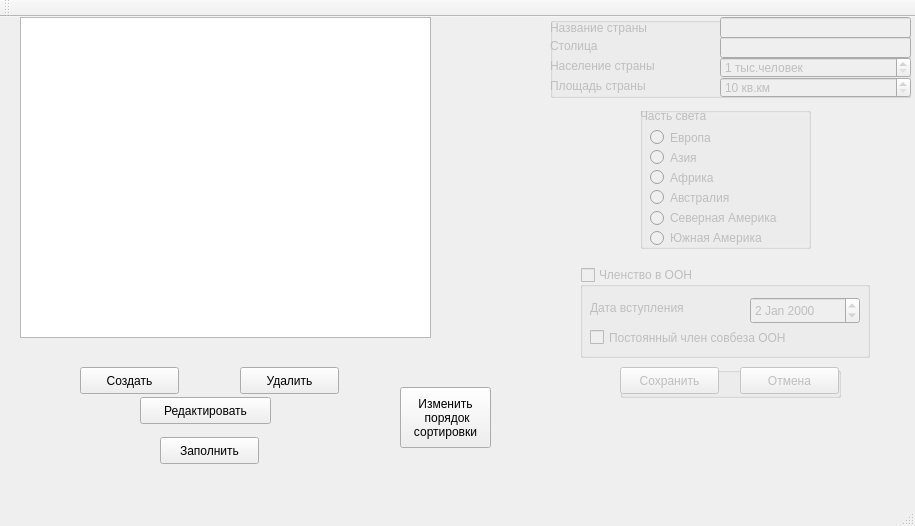
<?xml version="1.0" encoding="UTF-8"?>
<ui version="4.0">
 <class>lab2_Timofeev</class>
 <widget class="QMainWindow" name="lab2_Timofeev">
  <property name="windowModality">
   <enum>Qt::NonModal</enum>
  </property>
  <property name="geometry">
   <rect>
    <x>0</x>
    <y>0</y>
    <width>915</width>
    <height>526</height>
   </rect>
  </property>
  <property name="sizePolicy">
   <sizepolicy hsizetype="Preferred" vsizetype="Preferred">
    <horstretch>0</horstretch>
    <verstretch>0</verstretch>
   </sizepolicy>
  </property>
  <property name="cursor">
   <cursorShape>ArrowCursor</cursorShape>
  </property>
  <property name="mouseTracking">
   <bool>false</bool>
  </property>
  <property name="focusPolicy">
   <enum>Qt::NoFocus</enum>
  </property>
  <property name="windowTitle">
   <string>lab2_Timofeev</string>
  </property>
  <property name="autoFillBackground">
   <bool>false</bool>
  </property>
  <widget class="QWidget" name="centralWidget">
   <widget class="QGroupBox" name="grpbox_UN">
    <property name="enabled">
     <bool>false</bool>
    </property>
    <property name="geometry">
     <rect>
      <x>580</x>
      <y>250</y>
      <width>290</width>
      <height>91</height>
     </rect>
    </property>
    <property name="autoFillBackground">
     <bool>true</bool>
    </property>
    <property name="title">
     <string>Членство в ООН</string>
    </property>
    <property name="flat">
     <bool>true</bool>
    </property>
    <property name="checkable">
     <bool>true</bool>
    </property>
    <property name="checked">
     <bool>false</bool>
    </property>
    <widget class="QLabel" name="lbl_date_UN">
     <property name="geometry">
      <rect>
       <x>10</x>
       <y>30</y>
       <width>121</width>
       <height>21</height>
      </rect>
     </property>
     <property name="text">
      <string>Дата вступления</string>
     </property>
    </widget>
    <widget class="QDateEdit" name="dtMembership">
     <property name="geometry">
      <rect>
       <x>170</x>
       <y>30</y>
       <width>110</width>
       <height>27</height>
      </rect>
     </property>
     <property name="dateTime">
      <datetime>
       <hour>0</hour>
       <minute>0</minute>
       <second>0</second>
       <year>2000</year>
       <month>1</month>
       <day>2</day>
      </datetime>
     </property>
     <property name="calendarPopup">
      <bool>false</bool>
     </property>
     <property name="timeSpec">
      <enum>Qt::LocalTime</enum>
     </property>
    </widget>
    <widget class="QCheckBox" name="checkIsConst">
     <property name="geometry">
      <rect>
       <x>10</x>
       <y>60</y>
       <width>261</width>
       <height>21</height>
      </rect>
     </property>
     <property name="text">
      <string>Постоянный член совбеза ООН</string>
     </property>
    </widget>
   </widget>
   <widget class="QGroupBox" name="grpbox_names">
    <property name="enabled">
     <bool>false</bool>
    </property>
    <property name="geometry">
     <rect>
      <x>550</x>
      <y>0</y>
      <width>361</width>
      <height>81</height>
     </rect>
    </property>
    <property name="autoFillBackground">
     <bool>false</bool>
    </property>
    <property name="title">
     <string/>
    </property>
    <widget class="QLabel" name="lblArea">
     <property name="geometry">
      <rect>
       <x>0</x>
       <y>60</y>
       <width>121</width>
       <height>17</height>
      </rect>
     </property>
     <property name="text">
      <string>Площадь страны</string>
     </property>
    </widget>
    <widget class="QLabel" name="lblCapital">
     <property name="geometry">
      <rect>
       <x>0</x>
       <y>20</y>
       <width>67</width>
       <height>17</height>
      </rect>
     </property>
     <property name="text">
      <string>Столица</string>
     </property>
    </widget>
    <widget class="QLineEdit" name="txtCapital">
     <property name="geometry">
      <rect>
       <x>170</x>
       <y>20</y>
       <width>191</width>
       <height>21</height>
      </rect>
     </property>
    </widget>
    <widget class="QLabel" name="lblPopulation">
     <property name="geometry">
      <rect>
       <x>0</x>
       <y>40</y>
       <width>131</width>
       <height>17</height>
      </rect>
     </property>
     <property name="text">
      <string>Население страны</string>
     </property>
    </widget>
    <widget class="QLineEdit" name="txtName">
     <property name="geometry">
      <rect>
       <x>170</x>
       <y>0</y>
       <width>191</width>
       <height>21</height>
      </rect>
     </property>
     <property name="text">
      <string/>
     </property>
    </widget>
    <widget class="QLabel" name="lblName">
     <property name="geometry">
      <rect>
       <x>0</x>
       <y>0</y>
       <width>121</width>
       <height>21</height>
      </rect>
     </property>
     <property name="text">
      <string>Название страны</string>
     </property>
    </widget>
    <widget class="QSpinBox" name="spnPopulation">
     <property name="geometry">
      <rect>
       <x>170</x>
       <y>40</y>
       <width>191</width>
       <height>21</height>
      </rect>
     </property>
     <property name="suffix">
      <string> тыс.человек</string>
     </property>
     <property name="minimum">
      <number>1</number>
     </property>
     <property name="maximum">
      <number>900000000</number>
     </property>
     <property name="singleStep">
      <number>1000</number>
     </property>
     <property name="displayIntegerBase">
      <number>10</number>
     </property>
    </widget>
    <widget class="QSpinBox" name="spnSize">
     <property name="geometry">
      <rect>
       <x>170</x>
       <y>60</y>
       <width>191</width>
       <height>21</height>
      </rect>
     </property>
     <property name="suffix">
      <string> кв.км</string>
     </property>
     <property name="minimum">
      <number>10</number>
     </property>
     <property name="maximum">
      <number>20000000</number>
     </property>
     <property name="singleStep">
      <number>10000</number>
     </property>
    </widget>
   </widget>
   <widget class="QGroupBox" name="grpbox_cnt">
    <property name="enabled">
     <bool>false</bool>
    </property>
    <property name="geometry">
     <rect>
      <x>640</x>
      <y>90</y>
      <width>171</width>
      <height>142</height>
     </rect>
    </property>
    <property name="title">
     <string/>
    </property>
    <widget class="QRadioButton" name="rdbN_Am">
     <property name="geometry">
      <rect>
       <x>10</x>
       <y>100</y>
       <width>161</width>
       <height>22</height>
      </rect>
     </property>
     <property name="cursor">
      <cursorShape>PointingHandCursor</cursorShape>
     </property>
     <property name="text">
      <string>Северная Америка</string>
     </property>
     <property name="autoExclusive">
      <bool>true</bool>
     </property>
    </widget>
    <widget class="QRadioButton" name="rdbAfrica">
     <property name="geometry">
      <rect>
       <x>10</x>
       <y>60</y>
       <width>91</width>
       <height>21</height>
      </rect>
     </property>
     <property name="cursor">
      <cursorShape>PointingHandCursor</cursorShape>
     </property>
     <property name="text">
      <string>Африка</string>
     </property>
     <property name="autoExclusive">
      <bool>true</bool>
     </property>
    </widget>
    <widget class="QRadioButton" name="rdbAsia">
     <property name="geometry">
      <rect>
       <x>10</x>
       <y>40</y>
       <width>71</width>
       <height>21</height>
      </rect>
     </property>
     <property name="cursor">
      <cursorShape>PointingHandCursor</cursorShape>
     </property>
     <property name="text">
      <string>Азия</string>
     </property>
     <property name="autoExclusive">
      <bool>true</bool>
     </property>
    </widget>
    <widget class="QRadioButton" name="rdbEurope">
     <property name="geometry">
      <rect>
       <x>10</x>
       <y>20</y>
       <width>91</width>
       <height>21</height>
      </rect>
     </property>
     <property name="cursor">
      <cursorShape>PointingHandCursor</cursorShape>
     </property>
     <property name="text">
      <string>Европа</string>
     </property>
     <property name="autoExclusive">
      <bool>true</bool>
     </property>
    </widget>
    <widget class="QLabel" name="lblWorld">
     <property name="geometry">
      <rect>
       <x>0</x>
       <y>0</y>
       <width>91</width>
       <height>17</height>
      </rect>
     </property>
     <property name="text">
      <string>Часть света</string>
     </property>
    </widget>
    <widget class="QRadioButton" name="rdbAustralia">
     <property name="geometry">
      <rect>
       <x>10</x>
       <y>80</y>
       <width>101</width>
       <height>21</height>
      </rect>
     </property>
     <property name="cursor">
      <cursorShape>PointingHandCursor</cursorShape>
     </property>
     <property name="text">
      <string>Австралия</string>
     </property>
     <property name="autoExclusive">
      <bool>true</bool>
     </property>
    </widget>
    <widget class="QRadioButton" name="rdbS_Am">
     <property name="geometry">
      <rect>
       <x>10</x>
       <y>120</y>
       <width>151</width>
       <height>22</height>
      </rect>
     </property>
     <property name="cursor">
      <cursorShape>PointingHandCursor</cursorShape>
     </property>
     <property name="text">
      <string>Южная Америка</string>
     </property>
     <property name="autoExclusive">
      <bool>true</bool>
     </property>
    </widget>
   </widget>
   <widget class="QGroupBox" name="grpbox_btns">
    <property name="enabled">
     <bool>false</bool>
    </property>
    <property name="geometry">
     <rect>
      <x>620</x>
      <y>350</y>
      <width>221</width>
      <height>31</height>
     </rect>
    </property>
    <property name="title">
     <string/>
    </property>
    <widget class="QPushButton" name="btnSave">
     <property name="geometry">
      <rect>
       <x>0</x>
       <y>0</y>
       <width>99</width>
       <height>27</height>
      </rect>
     </property>
     <property name="text">
      <string>Сохранить</string>
     </property>
    </widget>
    <widget class="QPushButton" name="btnCancel">
     <property name="geometry">
      <rect>
       <x>120</x>
       <y>0</y>
       <width>99</width>
       <height>27</height>
      </rect>
     </property>
     <property name="text">
      <string>Отмена</string>
     </property>
    </widget>
   </widget>
   <widget class="QTableWidget" name="tbl_browser">
    <property name="geometry">
     <rect>
      <x>20</x>
      <y>0</y>
      <width>411</width>
      <height>321</height>
     </rect>
    </property>
    <property name="editTriggers">
     <set>QAbstractItemView::NoEditTriggers</set>
    </property>
    <property name="selectionMode">
     <enum>QAbstractItemView::SingleSelection</enum>
    </property>
    <property name="selectionBehavior">
     <enum>QAbstractItemView::SelectRows</enum>
    </property>
    <property name="columnCount">
     <number>0</number>
    </property>
    <attribute name="horizontalHeaderVisible">
     <bool>false</bool>
    </attribute>
    <attribute name="horizontalHeaderHighlightSections">
     <bool>false</bool>
    </attribute>
    <attribute name="verticalHeaderVisible">
     <bool>false</bool>
    </attribute>
    <attribute name="verticalHeaderHighlightSections">
     <bool>false</bool>
    </attribute>
   </widget>
   <widget class="QPushButton" name="btnCreate">
    <property name="geometry">
     <rect>
      <x>80</x>
      <y>350</y>
      <width>99</width>
      <height>27</height>
     </rect>
    </property>
    <property name="text">
     <string>Создать</string>
    </property>
   </widget>
   <widget class="QPushButton" name="btnEdit">
    <property name="geometry">
     <rect>
      <x>140</x>
      <y>380</y>
      <width>131</width>
      <height>27</height>
     </rect>
    </property>
    <property name="text">
     <string>Редактировать</string>
    </property>
   </widget>
   <widget class="QPushButton" name="btnDelete">
    <property name="geometry">
     <rect>
      <x>240</x>
      <y>350</y>
      <width>99</width>
      <height>27</height>
     </rect>
    </property>
    <property name="text">
     <string>Удалить</string>
    </property>
   </widget>
   <widget class="QPushButton" name="btn_fill">
    <property name="geometry">
     <rect>
      <x>160</x>
      <y>420</y>
      <width>99</width>
      <height>27</height>
     </rect>
    </property>
    <property name="text">
     <string>Заполнить</string>
    </property>
   </widget>
   <widget class="QPushButton" name="btnReverse">
    <property name="geometry">
     <rect>
      <x>400</x>
      <y>370</y>
      <width>91</width>
      <height>61</height>
     </rect>
    </property>
    <property name="text">
     <string>Изменить 
 порядок
сортировки</string>
    </property>
   </widget>
  </widget>
  <widget class="QMenuBar" name="menuBar">
   <property name="geometry">
    <rect>
     <x>0</x>
     <y>0</y>
     <width>915</width>
     <height>25</height>
    </rect>
   </property>
  </widget>
  <widget class="QToolBar" name="mainToolBar">
   <attribute name="toolBarArea">
    <enum>TopToolBarArea</enum>
   </attribute>
   <attribute name="toolBarBreak">
    <bool>false</bool>
   </attribute>
  </widget>
  <widget class="QStatusBar" name="statusBar"/>
 </widget>
 <layoutdefault spacing="6" margin="11"/>
 <resources/>
 <connections/>
</ui>
